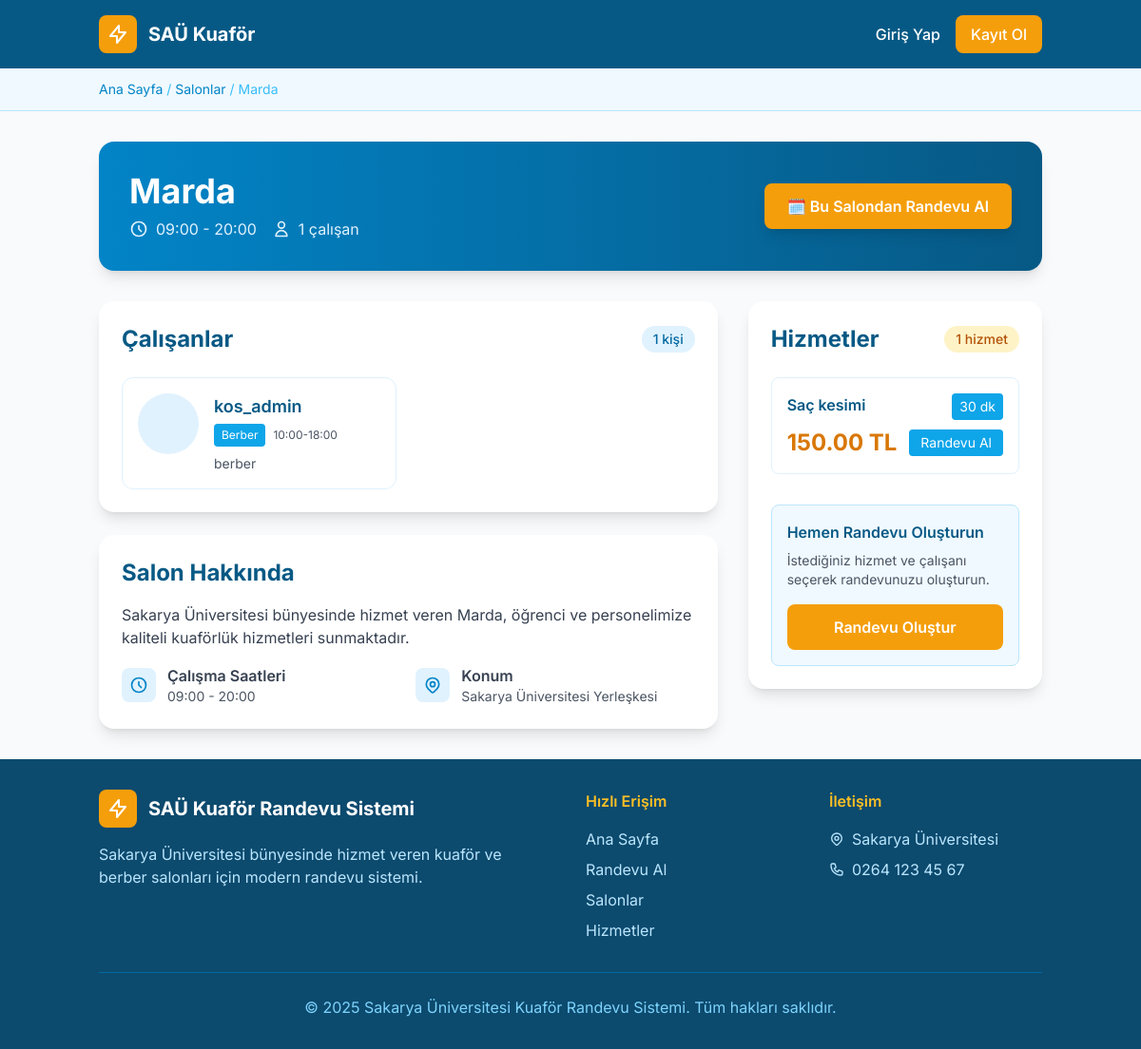
Before: /salon/1/ with the older database file.
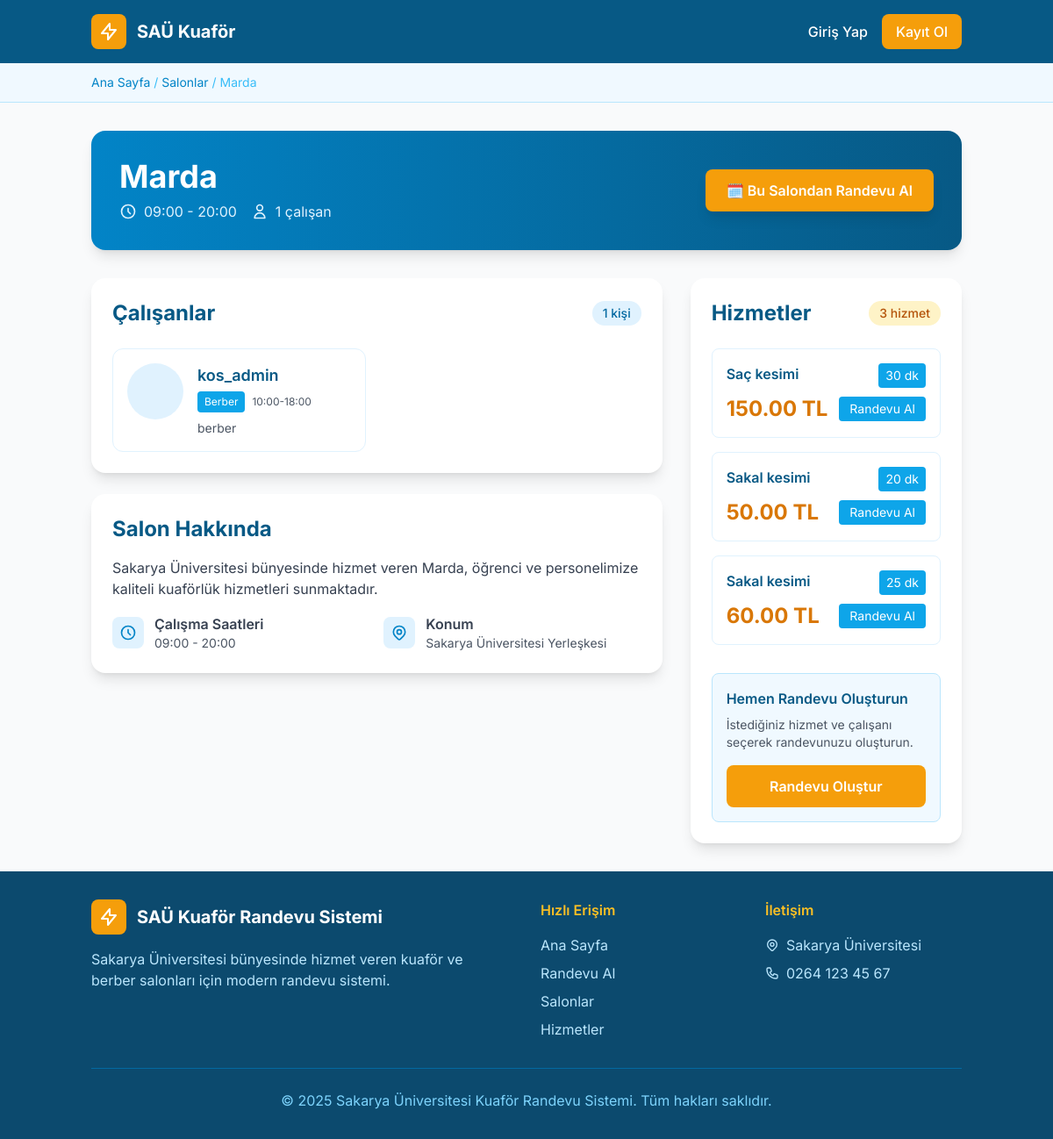
After: the same page with the newer database file.
### accounts/models.py (models this page shows, shortened)
class Employee(models.Model):
    ROLE_CHOICES = [
        ('barber', 'Berber'),
        ('hairdresser', 'Kuaför'),
    ]
    user = models.OneToOneField(User, on_delete=models.CASCADE)
    role = models.CharField(max_length=20, choices=ROLE_CHOICES)
    phone = models.CharField(max_length=20)
    skills = models.CharField(max_length=255, blank=True)
    availability_start = models.TimeField(null=True, blank=True)
    availability_end = models.TimeField(null=True, blank=True)
    services = models.ManyToManyField('salon.Service', blank=True)

### salon/models.py (models this page shows, shortened)
class Salon(models.Model):
    name = models.CharField(max_length=100)
    working_start = models.TimeField()
    working_end = models.TimeField()
    address = models.TextField(blank=True)
    phone = models.CharField(max_length=20, blank=True)
    description = models.TextField(blank=True)
    employees = models.ManyToManyField(Employee, blank=True)

class Service(models.Model):
    salon = models.ForeignKey(Salon, on_delete=models.CASCADE)
    name = models.CharField(max_length=100)
    duration = models.IntegerField()  # dakika
    price = models.DecimalField(max_digits=8, decimal_places=2)

### salon/views.py (the view)
# urls.py: path('salon/<int:pk>/', views.salon_detail, name='salon_detail'),
def salon_detail(request, pk):
    salon = get_object_or_404(Salon, pk=pk)
    return render(request, 'salon_detail.html', {'salon': salon})

### templates/salon_detail.html (shortened to what the changed rows need)
{% extends 'base.html' %}
{% block breadcrumb_items %}
<span class="text-sakarya-blue-400">/ </span>
<a href="{% url 'home' %}" class="text-sakarya-blue-600 hover:text-sakarya-blue-800 transition-colors">Salonlar</a>
<span class="text-sakarya-blue-400"> / {{ salon.name }}</span>
{% endblock %}
{% block content %}
<div class="max-w-6xl mx-auto">
    <div class="bg-white rounded-2xl shadow-lg overflow-hidden mb-8">
        <div class="bg-gradient-to-r from-sakarya-blue-600 to-sakarya-blue-800 p-8 text-white">
            <div class="flex flex-col md:flex-row justify-between items-start md:items-center">
                <div>
                    <h1 class="text-3xl md:text-4xl font-bold mb-2">{{ salon.name }}</h1>
                    <div class="flex items-center space-x-4 text-sakarya-blue-100">
                        <div class="flex items-center">
                            <svg class="w-5 h-5 mr-2" fill="none" stroke="currentColor" viewBox="0 0 24 24">
                                <path stroke-linecap="round" stroke-linejoin="round" stroke-width="2" d="M12 8v4l3 3m6-3a9 9 0 11-18 0 9 9 0 0118 0z"/>
                            </svg>
                            <span>{{ salon.working_start|time:"H:i" }} - {{ salon.working_end|time:"H:i" }}</span>
                        </div>
                        <div class="flex items-center">
                            <svg class="w-5 h-5 mr-2" fill="none" stroke="currentColor" viewBox="0 0 24 24">
                                <path stroke-linecap="round" stroke-linejoin="round" stroke-width="2" d="M16 7a4 4 0 11-8 0 4 4 0 018 0zM12 14a7 7 0 00-7 7h14a7 7 0 00-7-7z"/>
                            </svg>
                            <span>{{ salon.employees.count }} çalışan</span>
                        </div>
                    </div>
                </div>
            </div>
        </div>
    </div>
    <div class="grid grid-cols-1 lg:grid-cols-3 gap-8">
        <div class="lg:col-span-2">
            <div class="bg-white rounded-2xl shadow-lg p-6 mb-6">
                <div class="flex justify-between items-center mb-6">
                    <h2 class="text-2xl font-bold text-sakarya-blue-800">Çalışanlar</h2>
                    <span class="bg-sakarya-blue-100 text-sakarya-blue-700 px-3 py-1 rounded-full text-sm font-medium">
                        {{ salon.employees.count }} kişi
                    </span>
                </div>
                {% if salon.employees.all %}
                <div class="grid grid-cols-1 md:grid-cols-2 gap-6">
                    {% for emp in salon.employees.all %}
                    <div class="border border-sakarya-blue-100 rounded-xl p-4 hover:shadow-md transition-shadow">
                        <div class="flex items-start space-x-4">
                            <div class="flex-shrink-0">
                                <div class="w-16 h-16 bg-sakarya-blue-100 rounded-full flex items-center justify-center">
                                </div>
                            </div>
                            <div class="flex-grow">
                                <h3 class="font-semibold text-lg text-sakarya-blue-800">
                                    {{ emp.user.get_full_name|default:emp.user.username }}
                                </h3>
                                <div class="flex items-center space-x-2 mt-1">
                                    <span class="bg-sakarya-blue-500 text-white px-2 py-1 rounded text-xs">
                                        {{ emp.get_role_display }}
                                    </span>
                                    {% if emp.availability_start and emp.availability_end %}
                                    <span class="text-xs text-gray-600">
                                        {{ emp.availability_start|time:"H:i" }}-{{ emp.availability_end|time:"H:i" }}
                                    </span>
                                    {% endif %}
                                </div>
                                {% if emp.skills %}
                                <div class="mt-2">
                                    <p class="text-sm text-gray-600">{{ emp.skills }}</p>
                                </div>
                                {% endif %}
                            </div>
                        </div>
                    </div>
                    {% endfor %}
                </div>
                {% endif %}
            </div>
            <div class="bg-white rounded-2xl shadow-lg p-6">
                <h2 class="text-2xl font-bold text-sakarya-blue-800 mb-4">Salon Hakkında</h2>
                <div class="space-y-4 text-gray-700">
                    <p>Sakarya Üniversitesi bünyesinde hizmet veren {{ salon.name }}, öğrenci ve personelimize kaliteli kuaförlük hizmetleri sunmaktadır.</p>
                    <div class="grid grid-cols-1 md:grid-cols-2 gap-4 mt-6">
                        <div class="flex items-center space-x-3">
                            <div>
                                <p class="font-semibold">Çalışma Saatleri</p>
                                <p class="text-sm text-gray-600">{{ salon.working_start|time:"H:i" }} - {{ salon.working_end|time:"H:i" }}</p>
                            </div>
                        </div>
                        <div class="flex items-center space-x-3">
                        </div>
                    </div>
                </div>
            </div>
        </div>
        <div class="lg:col-span-1">
            <div class="bg-white rounded-2xl shadow-lg p-6 sticky top-6">
                <div class="flex justify-between items-center mb-6">
                    <h2 class="text-2xl font-bold text-sakarya-blue-800">Hizmetler</h2>
                    <span class="bg-sakarya-gold-100 text-sakarya-gold-700 px-3 py-1 rounded-full text-sm font-medium">
                        {{ salon.service_set.count }} hizmet
                    </span>
                </div>
                {% if salon.service_set.all %}
                <div class="space-y-4">
                    {% for service in salon.service_set.all %}
                    <div class="border border-sakarya-blue-100 rounded-lg p-4 hover:border-sakarya-blue-300 transition-colors">
                        <div class="flex justify-between items-start mb-2">
                            <h3 class="font-semibold text-sakarya-blue-800">{{ service.name }}</h3>
                            <span class="bg-sakarya-blue-500 text-white px-2 py-1 rounded text-sm">
                                {{ service.duration }} dk
                            </span>
                        </div>
                        <div class="flex justify-between items-center">
                            <span class="text-2xl font-bold text-sakarya-gold-600">{{ service.price }} TL</span>
                            <a href="{% url 'appointment_create' %}?salon={{ salon.id }}&service={{ service.id }}"
                               class="bg-sakarya-blue-500 hover:bg-sakarya-blue-600 text-white px-3 py-1 rounded text-sm transition-colors">
                                Randevu Al
                            </a>
                        </div>
                    </div>
                    {% endfor %}
                </div>
                {% endif %}
            </div>
        </div>
    </div>
</div>
{% endblock %}

Changed rows visible on the page:
computed for Salon "Marda": service_set.count "1" → "3"
added Service: name "Sakal kesimi", duration "20", price "50.00"
added Service: name "Sakal kesimi", duration "25", price "60.00"
